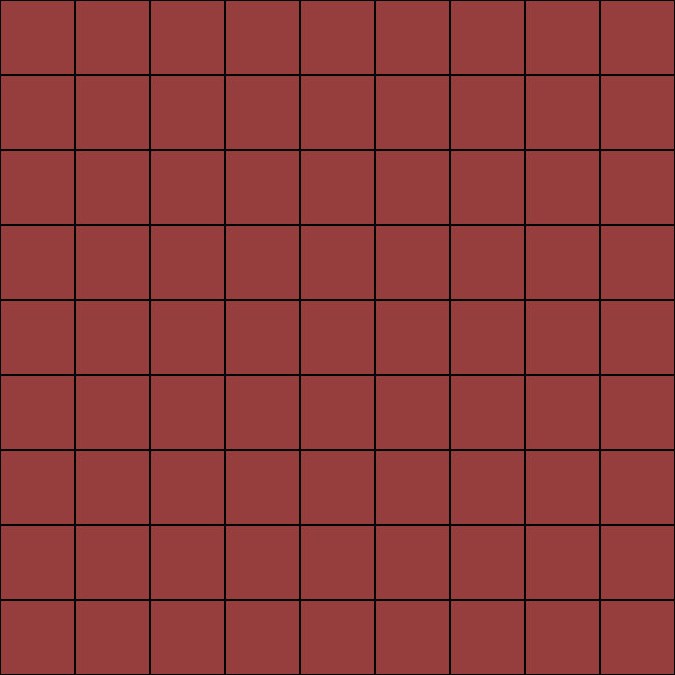

A level layout from a 2D game, rendered from its tile map. Below: a short description, then the map file with its tile-grid data intact:
An orthogonal 9x9 tile map with 75x75 px tiles, 1 tile layer (Ground).

<map version="1.5" tiledversion="1.7.2" orientation="orthogonal" renderorder="right-down" width="9" height="9" tilewidth="75" tileheight="75" infinite="0" nextlayerid="3" nextobjectid="1">
 <tileset firstgid="1" name="dd" tilewidth="75" tileheight="75" tilecount="1" columns="1">
  <image source="../sprites/75.jpg" width="75" height="75" />
 </tileset>
 <layer id="1" name="Ground" width="9" height="9">
  <data encoding="csv">
1,1,1,1,1,1,1,1,1,
1,1,1,1,1,1,1,1,1,
1,1,1,1,1,1,1,1,1,
1,1,1,1,1,1,1,1,1,
1,1,1,1,1,1,1,1,1,
1,1,1,1,1,1,1,1,1,
1,1,1,1,1,1,1,1,1,
1,1,1,1,1,1,1,1,1,
1,1,1,1,1,1,1,1,1
</data>
 </layer>
</map>